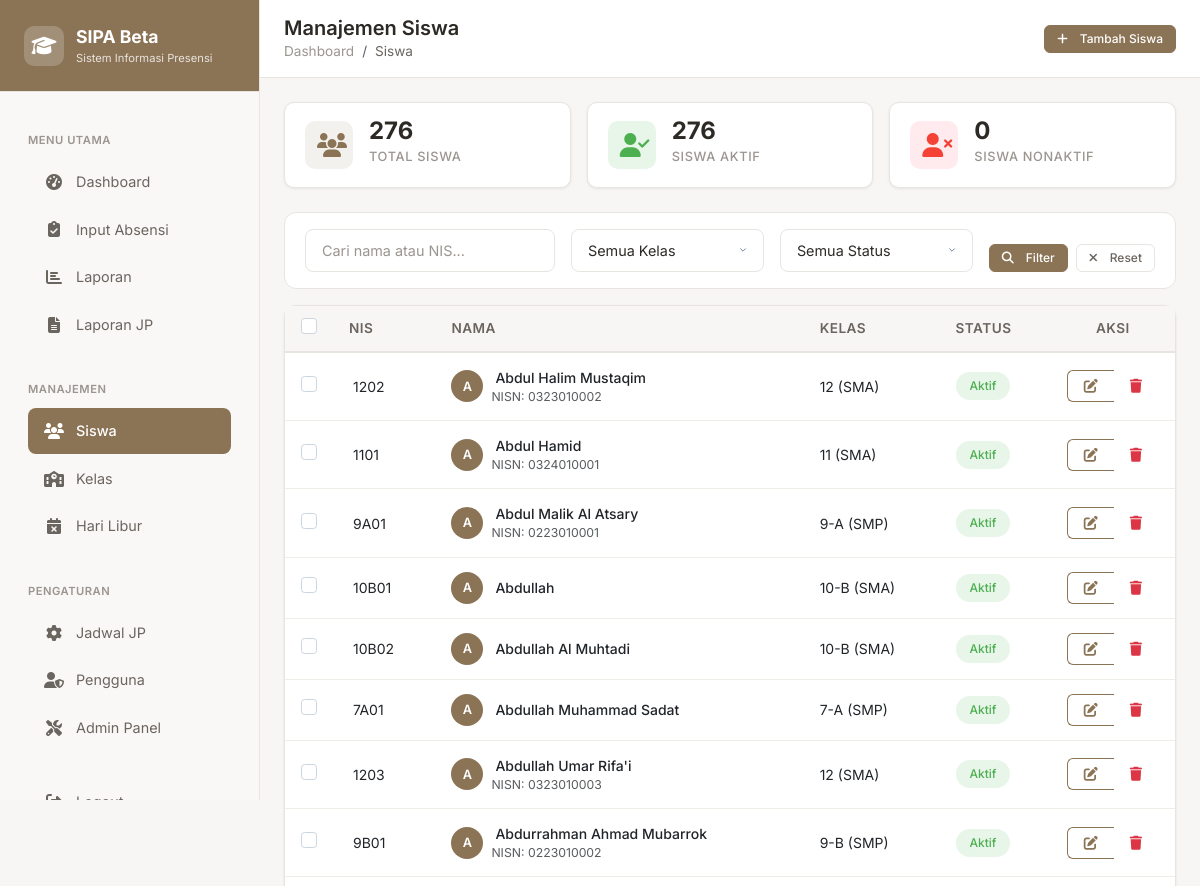
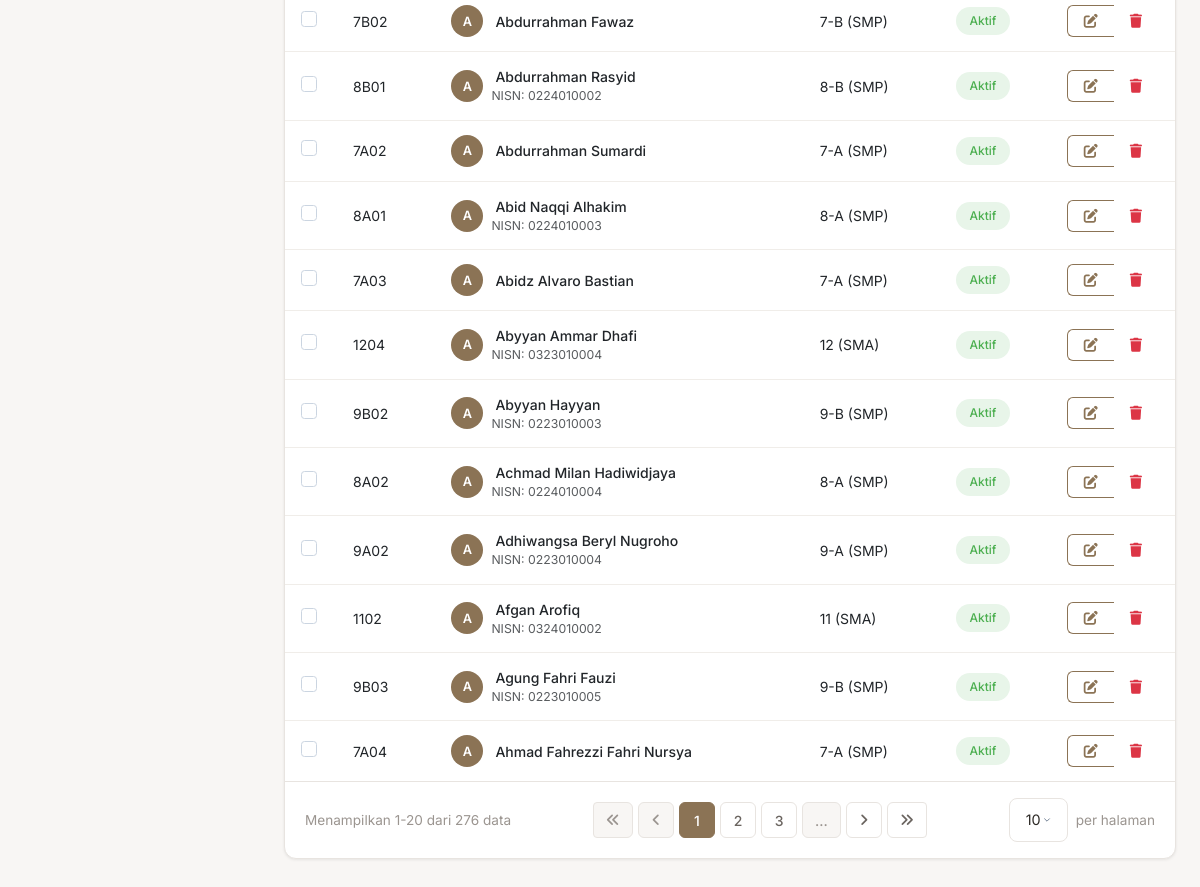
The app's page /manage/students/ (signed in) with its own data (2 pictures, top to bottom).
### attendance/models.py (models this page shows, shortened)
class BaseModel(models.Model):
    id = models.UUIDField(primary_key=True, default=uuid.uuid4, editable=False)
    created_at = models.DateTimeField(auto_now_add=True)
    updated_at = models.DateTimeField(auto_now=True)
    created_by = models.ForeignKey(
        User,
        on_delete=models.SET_NULL,
        null=True,
        blank=True,
        related_name='%(class)s_created'
    )
    updated_by = models.ForeignKey(
        User,
        on_delete=models.SET_NULL,
        null=True,
        blank=True,
        related_name='%(class)s_updated'
    )
    class Meta:
        abstract = True

class Student(BaseModel):
    student_id_validator = RegexValidator(
        regex=r'^[0-9A-Z]{2,10}$',
        message='Student ID must be 2-10 characters long and contain only numbers and uppercase letters'
    )
    nisn_validator = RegexValidator(
        regex=r'^\d{10}$',
        message='NISN must be exactly 10 digits'
    )
    student_id = models.CharField(
        max_length=10,
        unique=True,
        validators=[student_id_validator],
        help_text='Unique student identifier'
    )
    nisn = models.CharField(
        max_length=10,
        blank=True,
        validators=[nisn_validator],
        help_text='National Student Identification Number (10 digits)'
    )
    name = models.CharField(
        max_length=100,
        validators=[MinLengthValidator(2)],
        help_text='Full name of the student'
    )
    classroom = models.ForeignKey(
        Classroom,
        on_delete=models.CASCADE,
        related_name='students',
        help_text='Student\'s classroom'
    )
    date_of_birth = models.DateField(null=True, blank=True)
    gender = models.CharField(
        max_length=1,
        choices=[('M', 'Laki-laki'), ('F', 'Perempuan')],
        blank=True
    )
    address = models.TextField(blank=True)
    parent_phone = models.CharField(max_length=15, blank=True)
    enrollment_date = models.DateField(default=timezone.now)
    graduation_date = models.DateField(null=True, blank=True)
    student_number = models.CharField(max_length=20, blank=True, help_text="Internal student number")
    is_active = models.BooleanField(default=True)
    class Meta:
        ordering = ['name']
        indexes = [
            models.Index(fields=['classroom']),
            models.Index(fields=['student_id']),
            models.Index(fields=['nisn']),
            models.Index(fields=['is_active']),
            models.Index(fields=['enrollment_date']),
        ]
        verbose_name = 'Student'
        verbose_name_plural = 'Students'

class Classroom(BaseModel):
    academic_level = models.ForeignKey(
        AcademicLevel,
        on_delete=models.CASCADE,
        help_text="Academic level (SMP/SMA)"
    )
    grade = models.PositiveIntegerField(help_text="Grade level (7, 8, 9, 10, 11, 12)")
    section = models.CharField(
        max_length=5,
        blank=True,
        help_text="Class section (A, B, C, etc.)"
    )
    name = models.CharField(max_length=50, help_text="Display name for the classroom")
    capacity = models.PositiveIntegerField(default=30)
    room_number = models.CharField(max_length=20, blank=True)
    homeroom_teacher = models.ForeignKey(
        User,
        on_delete=models.SET_NULL,
        null=True,
        blank=True,
        related_name='homeroom_classes'
    )
    is_active = models.BooleanField(default=True)
    academic_year = models.CharField(
        max_length=9,
        help_text="Academic year (e.g., 2024/2025)"
    )
    class Meta:
        unique_together = ['academic_level', 'grade', 'section', 'academic_year']
        ordering = ['academic_level', 'grade', 'section']
        indexes = [
            models.Index(fields=['academic_level', 'grade']),
            models.Index(fields=['is_active']),
            models.Index(fields=['academic_year']),
        ]
        verbose_name = 'Classroom'
        verbose_name_plural = 'Classrooms'
    def __str__(self):
        if self.section:
            return f"{self.grade}-{self.section} ({self.academic_level.code})"
        return f"{self.grade} ({self.academic_level.code})"

class AcademicLevel(models.Model):
    LEVEL_CHOICES = [
        ('SMP', 'Sekolah Menengah Pertama'),
        ('SMA', 'Sekolah Menengah Atas'),
        ('MA', 'Madrasah Aliyah'),
        ('MTS', 'Madrasah Tsanawiyah'),
    ]
    code = models.CharField(max_length=10, unique=True, primary_key=True)
    name = models.CharField(max_length=50)
    level_type = models.CharField(max_length=10, choices=LEVEL_CHOICES)
    description = models.TextField(blank=True)
    is_active = models.BooleanField(default=True)
    min_grade = models.PositiveIntegerField(help_text="Minimum grade level (e.g., 7 for SMP)")
    max_grade = models.PositiveIntegerField(help_text="Maximum grade level (e.g., 9 for SMP)")
    created_at = models.DateTimeField(default=timezone.now)
    updated_at = models.DateTimeField(auto_now=True)
    class Meta:
        ordering = ['level_type', 'code']
        verbose_name = 'Academic Level'
        verbose_name_plural = 'Academic Levels'

### attendance/views.py (the view)
# urls.py: path('manage/students/', views.manage_student_list, name='manage_student_list'),
@login_required
def manage_student_list(request):
    try:
        filter_form = StudentFilterForm(request.GET)
        students = Student.objects.select_related(
            'classroom', 'classroom__academic_level'
        ).order_by('name')
        if filter_form.is_valid():
            search = filter_form.cleaned_data.get('search')
            classroom = filter_form.cleaned_data.get('classroom')
            status = filter_form.cleaned_data.get('status')
            if search:
                students = students.filter(
                    models.Q(name__icontains=search) |
                    models.Q(student_id__icontains=search) |
                    models.Q(nisn__icontains=search)
                )
            if classroom:
                students = students.filter(classroom=classroom)
            if status == 'active':
                students = students.filter(is_active=True)
            elif status == 'inactive':
                students = students.filter(is_active=False)
        paginator = Paginator(students, 20)
        page_number = request.GET.get('page', 1)
        page_obj = paginator.get_page(page_number)
        total_students = Student.objects.count()
        active_students = Student.objects.filter(is_active=True).count()
        inactive_students = total_students - active_students
        context = {
            'students': page_obj,
            'filter_form': filter_form,
            'total_students': total_students,
            'active_students': active_students,
            'inactive_students': inactive_students,
        }
    except Exception as e:
        logger.error(f"Error loading student list: {str(e)}")
        messages.error(request, "Terjadi kesalahan saat memuat data siswa")
        context = {'students': [], 'filter_form': StudentFilterForm()}
    return render(request, 'manage/students/list.html', context)

### templates/manage/students/list.html (shortened to what this page needs)
{% extends 'manage/base_list.html' %}
{% load static %}
{% block page_title %}Manajemen Siswa{% endblock %}
{% block breadcrumb_items %}
<li class="breadcrumb-item active">Siswa</li>
{% endblock %}
{% block page_actions %}
{% if user.is_superuser %}
<a href="{% url 'manage_student_create' %}" class="btn btn-primary btn-sm">
    <i class="fas fa-plus me-1"></i> Tambah Siswa
</a>
{% endif %}
{% endblock %}
{% block stats_row %}
<div class="stats-row">
    <div class="stat-card">
        <div class="stat-icon primary">
            <i class="fas fa-users"></i>
        </div>
        <div>
            <div class="stat-value">{{ total_students }}</div>
            <div class="stat-label">Total Siswa</div>
        </div>
    </div>
    <div class="stat-card">
        <div class="stat-icon success">
            <i class="fas fa-user-check"></i>
        </div>
        <div>
            <div class="stat-value">{{ active_students }}</div>
            <div class="stat-label">Siswa Aktif</div>
        </div>
    </div>
    <div class="stat-card">
        <div class="stat-icon danger">
            <i class="fas fa-user-times"></i>
        </div>
        <div>
            <div class="stat-value">{{ inactive_students }}</div>
            <div class="stat-label">Siswa Nonaktif</div>
        </div>
    </div>
</div>
{% endblock %}
{% block filters %}
<div class="filter-section">
    <form method="get" class="filter-row">
        <div class="filter-group" style="flex: 2;">
            {{ filter_form.search }}
        </div>
        <div class="filter-group">
            {{ filter_form.classroom }}
        </div>
        <div class="filter-group">
            {{ filter_form.status }}
        </div>
        <div class="filter-actions">
            <button type="submit" class="btn btn-primary btn-sm">
                <i class="fas fa-search me-1"></i> Filter
            </button>
            <a href="{% url 'manage_student_list' %}" class="btn btn-outline-secondary btn-sm">
                <i class="fas fa-times me-1"></i> Reset
            </a>
        </div>
    </form>
</div>
{% endblock %}
{% block list_content %}
<div class="card">
    <div class="card-body p-0">
        <form method="post" action="{% url 'bulk_action' %}" id="bulkForm">
            <div class="table-responsive">
                <table class="table table-hover mb-0" id="studentTable">
                    <thead>
                        <tr>
                            {% if user.is_superuser %}
                            <th style="width: 40px;">
                                <input type="checkbox" class="form-check-input" id="selectAll">
                            </th>
                            {% endif %}
                            <th>NIS</th>
                            <th>Nama</th>
                            <th>Kelas</th>
                            <th>Status</th>
                            {% if user.is_superuser %}
                            <th style="width: 120px;" class="text-center">Aksi</th>
                            {% endif %}
                        </tr>
                    </thead>
                    <tbody>
                        {% for student in students %}
                        <tr data-id="{{ student.pk }}">
                            {% if user.is_superuser %}
                            <td>
                                <input type="checkbox" class="form-check-input row-checkbox"
                                       name="selected_ids" value="{{ student.pk }}">
                            </td>
                            {% endif %}
                            <td data-label="NIS">
                                <span class="editable" data-field="student_id" data-id="{{ student.pk }}" data-model="student">
                                    {{ student.student_id }}
                                </span>
                            </td>
                            <td data-label="Nama">
                                <div class="d-flex align-items-center">
                                    <div class="avatar-sm me-2">
                                        {{ student.name|slice:":1"|upper }}
                                    </div>
                                    <div>
                                        <span class="editable fw-medium" data-field="name" data-id="{{ student.pk }}" data-model="student">
                                            {{ student.name }}
                                        </span>
                                        {% if student.nisn %}
                                        <div class="text-muted small">NISN: {{ student.nisn }}</div>
                                        {% endif %}
                                    </div>
                                </div>
                            </td>
                            <td data-label="Kelas">{{ student.classroom }}</td>
                            <td data-label="Status">
                                {% if student.is_active %}
                                <span class="status-badge status-hadir">Aktif</span>
                                {% else %}
                                <span class="status-badge status-alpa">Nonaktif</span>
                                {% endif %}
                            </td>
                            <td class="text-center">
                                {% if user.is_superuser %}
                                <div class="btn-group btn-group-sm">
                                    <a href="{% url 'manage_student_edit' student.pk %}"
                                       class="btn btn-outline-primary" title="Edit">
                                        <i class="fas fa-edit"></i>
                                    </a>
                                    <button type="button" class="btn btn-outline-danger" title="Hapus"
                                            data-bs-toggle="modal"
                                            data-bs-target="#deleteModal"
                                            data-delete-id="{{ student.pk }}"
                                            data-delete-name="{{ student.name }}"
                                            data-delete-url="{% url 'manage_student_delete' student.pk %}">
                                        <i class="fas fa-trash"></i>
                                    </button>
                                </div>
                                {% else %}
                                <span class="text-muted">-</span>
                                {% endif %}
                            </td>
                        </tr>
                        {% endfor %}
                    </tbody>
                </table>
            </div>
        </form>
        {% if students.has_other_pages %}
        {% include 'components/_pagination.html' with page_obj=students %}
        {% endif %}
    </div>
</div>
{% endblock %}

### records on screen
Student: student_id "1202", name "A", name "Abdul Halim Mustaqim", nisn "0323010002", classroom "12 (SMA)", is_active "Aktif"
Student: student_id "1101", name "A", name "Abdul Hamid", nisn "0324010001", classroom "11 (SMA)", is_active "Aktif"
Student: student_id "9A01", name "A", name "Abdul Malik Al Atsary", nisn "0223010001", classroom "9-A (SMP)", is_active "Aktif"
Student: student_id "10B01", name "A", name "Abdullah", classroom "10-B (SMA)", is_active "Aktif"
Student: student_id "10B02", name "A", name "Abdullah Al Muhtadi", classroom "10-B (SMA)", is_active "Aktif"
Student: student_id "7A01", name "A", name "Abdullah Muhammad Sadat", classroom "7-A (SMP)", is_active "Aktif"
Student: student_id "1203", name "A", name "Abdullah Umar Rifa'i", nisn "0323010003", classroom "12 (SMA)", is_active "Aktif"
Student: student_id "9B01", name "A", name "Abdurrahman Ahmad Mubarrok", nisn "0223010002", classroom "9-B (SMP)", is_active "Aktif"
Student: student_id "7B02", name "A", name "Abdurrahman Fawaz", classroom "7-B (SMP)", is_active "Aktif"
Student: student_id "8B01", name "A", name "Abdurrahman Rasyid", nisn "0224010002", classroom "8-B (SMP)", is_active "Aktif"
Student: student_id "7A02", name "A", name "Abdurrahman Sumardi", classroom "7-A (SMP)", is_active "Aktif"
Student: student_id "8A01", name "A", name "Abid Naqqi Alhakim", nisn "0224010003", classroom "8-A (SMP)", is_active "Aktif"
Student: student_id "7A03", name "A", name "Abidz Alvaro Bastian", classroom "7-A (SMP)", is_active "Aktif"
Student: student_id "1204", name "A", name "Abyyan Ammar Dhafi", nisn "0323010004", classroom "12 (SMA)", is_active "Aktif"
Student: student_id "9B02", name "A", name "Abyyan Hayyan", nisn "0223010003", classroom "9-B (SMP)", is_active "Aktif"
Student: student_id "8A02", name "A", name "Achmad Milan Hadiwidjaya", nisn "0224010004", classroom "8-A (SMP)", is_active "Aktif"
Student: student_id "9A02", name "A", name "Adhiwangsa Beryl Nugroho", nisn "0223010004", classroom "9-A (SMP)", is_active "Aktif"
Student: student_id "1102", name "A", name "Afgan Arofiq", nisn "0324010002", classroom "11 (SMA)", is_active "Aktif"
Student: student_id "9B03", name "A", name "Agung Fahri Fauzi", nisn "0223010005", classroom "9-B (SMP)", is_active "Aktif"
Student: student_id "7A04", name "A", name "Ahmad Fahrezzi Fahri Nursya", classroom "7-A (SMP)", is_active "Aktif"

### other values on screen
{{ total_students }} "276"
{{ active_students }} "276"
{{ inactive_students }} "0"
{{ page_obj.start_index }} "1"
{{ page_obj.end_index }} "20"
{{ page_obj.paginator.count }} "276"
{{ num }} "1"
{{ num }} "2" "3"
